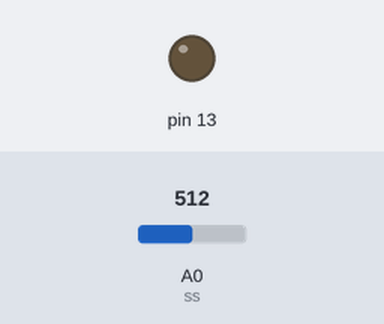
The sketch below on a simulated Arduino Uno, built with avr-gcc and run on an emulated ATmega328P. Shown: output pins drawn as LEDs (lit = HIGH). Inputs (shaded band) come from the test bench; at power-on: A0 (ss) = 512.

Above: at 1.2 s.
1.3 s: A0 (ss) set to 589
2.8 s: A0 (ss) set to 616
At 4.0 s:
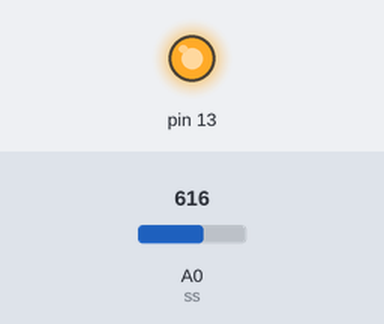
4.3 s: A0 (ss) set to 590
At 5.4 s:
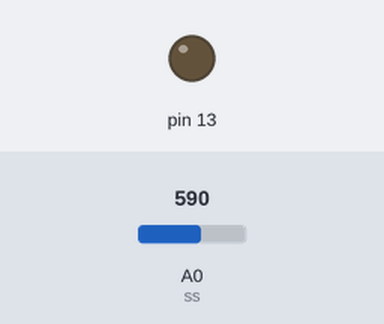
5.8 s: A0 (ss) set to 610
At 6.6 s:
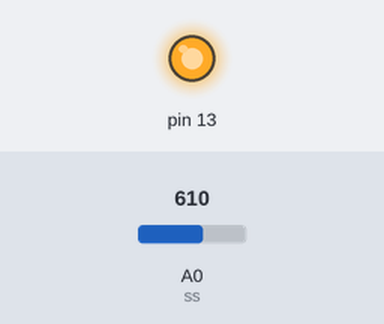
Timing chart, 0 to 8.3 s (numbered marks = the images above; inputs shaded):
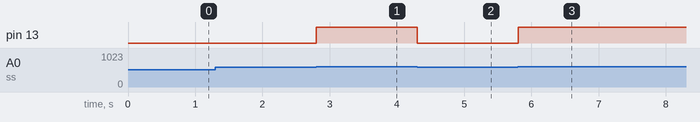

Measured:
- the behaviour switches between 600 and 601 on A0 (ss) (found by bisection; images 0 and 1)
- after the input at 1.3 s, every drawn part: stays the same
- after the input at 2.8 s, pin 13: LOW → HIGH at once
- after the input at 4.3 s, pin 13: HIGH → LOW at once
- after the input at 5.8 s, pin 13: LOW → HIGH at once

The sketch:

ir_sense.ino
```cpp
int ss=A0;
void setup() {

  pinMode(13,OUTPUT);
  pinMode(ss,INPUT);


}

void loop() {

  int sd=analogRead(ss);
  if((sd>600))
  {
    digitalWrite(13,HIGH);
  }
  if((sd<600))
  {
    digitalWrite(13,LOW);

  }

  delay(100);
  }
```
